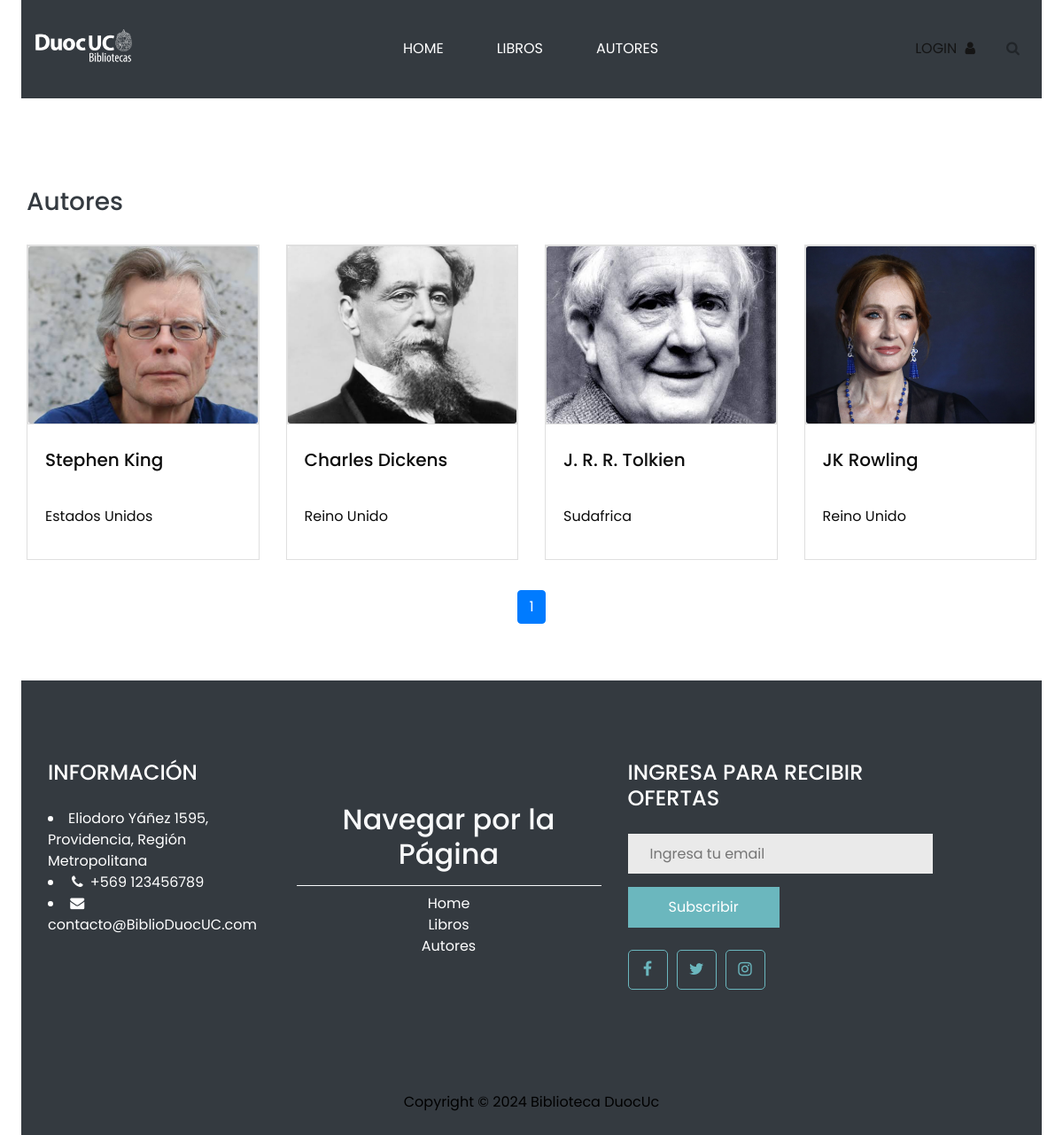
The page /autor on the database its author committed.
### core/models.py (models this page shows, shortened)
class Autor(models.Model):
    nombre = models.CharField(max_length=100)
    nacionalidad = models.CharField(max_length=50)
    imagen = models.ImageField(upload_to='images/', null=True, blank=True)

### core/views.py (the view)
# urls.py: path('autor',Autores,name="autor"),
def Autores(request):
    biografia = Autor.objects.all()
    paginator = Paginator(biografia, 8)
    page_number = request.GET.get('page')
    page_obj = paginator.get_page(page_number)
    context = {
        'page_obj': page_obj
    }
    return render(request, 'core/autor.html', context)

### core/templates/core/autor.html (shortened to what this page needs)
{% extends 'core/base.html' %}
{% load static %}
{% block contenido %}
<head>
    <link href="{% static 'core/css/autor.css' %}" rel="stylesheet" />
</head>
<div class="container py-5" style="margin-top: 4%;">
    <div class="row">
        <div class="col-lg-12">
            <div class="row">
                <div class="col-md-8">
                    <ul class="list-inline shop-top-menu pb-3 pt-1">
                        <li class="list-inline-item">
                            <a class="h3 text-dark text-decoration-none mr-3" href="#">Autores</a>
                        </li>
                    </ul>
                </div>
            </div>
            <div class="row">
                {% for x in page_obj %}
                <div class="col-3">
                    <div class="card mb-4 product-wap rounded-0 autor-card">
                        <div class="card rounded-0">
                            <img class="card-img" src="{{ x.imagen.url }}" alt="{{ x.nombre }}">
                            <div
                                class="card-img-overlay rounded-0 product-overlay d-flex align-items-center justify-content-center">
                            </div>
                        </div>
                        <div class="card-body">
                            {% if x.nombre|length < 24 %}
                                <h5 class="card-title">{{ x.nombre }}</h5>
                                {% else %}
                                <h5 class="card-title">{{ x.nombre|truncatechars:24 }}</h5>
                                {% endif %}
                                <p class="card-text mb-2">{{ x.nacionalidad }}</p>
                        </div>
                    </div>
                </div>
                {% endfor %}
            </div>
            <nav aria-label="Page navigation">
                <ul class="pagination" style="justify-content: center; margin-top: 3%;">
                    {% for num in page_obj.paginator.page_range %}
                    <li class="page-item {% if page_obj.number == num %}active{% endif %}">
                        <a class="page-link" href="?page={{ num }}">{{ num }}</a>
                    </li>
                    {% endfor %}
                </ul>
            </nav>
        </div>
    </div>
</div>
{% endblock %}

### static/core/css/style.css (style rules this page uses)
body { font-family: "Poppins", sans-serif; color: #0c0c0c; background-color: #ffffff; overflow-x: hidden; }
a, a:hover, a:focus { text-decoration: none; }

### static/core/css/responsive.css (style rules this page uses)
@media (min-width: 1200px) { .container { max-width: 1170px; } }

### static/core/css/autor.css (style rules this page uses)
.autor-card { display: flex; flex-direction: column; height: 100%; }
.autor-card .card-img { height: 200px; object-fit: cover; }
.autor-card .card-body { flex-grow: 1; display: flex; flex-direction: column; justify-content: space-between; }
.autor-card .card-title { margin: 0; padding: 0.5rem 0; }
.autor-card .card-text { margin-top: auto; padding: 0.5rem 0; }

### rows shown on the page
Autor: imagen (picture), nombre "Stephen King", nacionalidad "Estados Unidos"
Autor: imagen (picture), nombre "Charles Dickens", nacionalidad "Reino Unido"
Autor: imagen (picture), nombre "J. R. R. Tolkien", nacionalidad "Sudafrica"
Autor: imagen (picture), nombre "JK Rowling", nacionalidad "Reino Unido"

### other values the page prints
{{ num }} "1"
